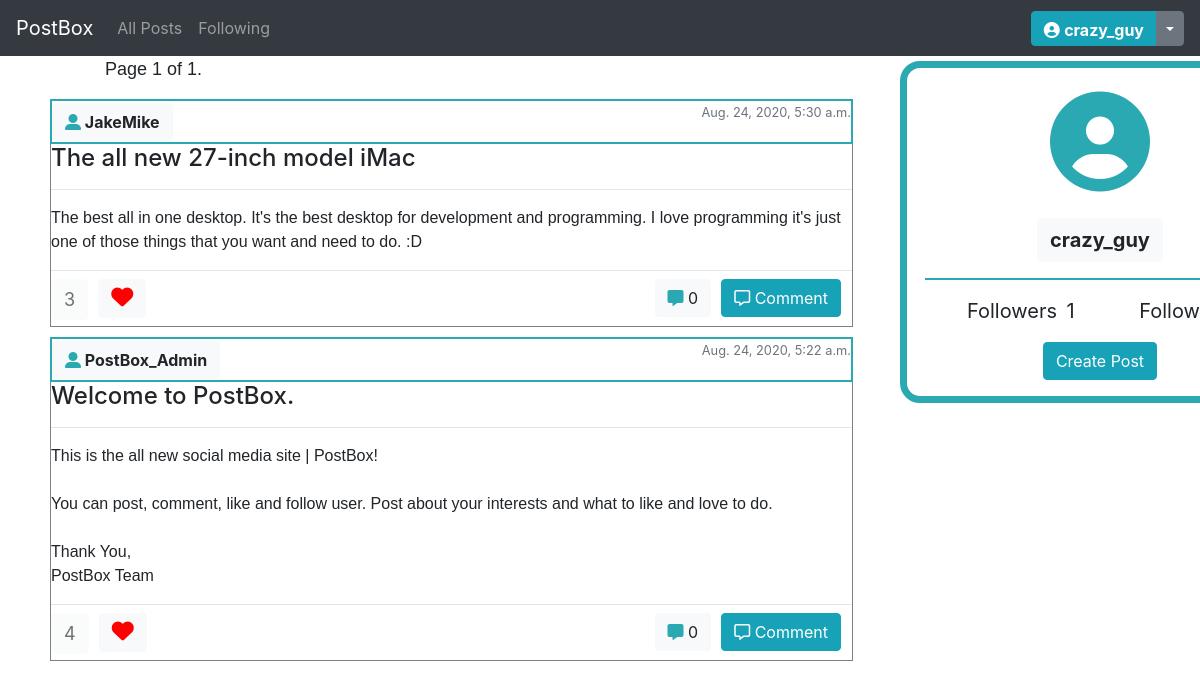
The page /following (signed in) on the database its author committed.
### network/models.py (models this page shows, shortened)
class User(AbstractUser):
    pass

class Post(models.Model):
    title = models.CharField(max_length=150)
    body = models.CharField(max_length=1000)
    user = models.ForeignKey(User, on_delete=models.CASCADE, related_name="post_user")
    time = models.DateTimeField(default=django.utils.timezone.now)
    class Meta:
        ordering = ['-time']

### network/views.py (the view)
# urls.py: path("following", views.following, name="following"),
def following(request):
    try:
        following = request.user.followers.all()
        following_posts = []
        for f in following:
            for following in f.following.post_user.all():
                following_posts.append(following)
    except User.DoesNotExist:
        following_posts = None
    try:
        user = User.objects.get(username=request.user.username)
        user_likes = user.user_like.all()
        user_likes_posts = []
        for user_like in user_likes:
            user_likes_posts.append(user_like.post.id)
    except User.DoesNotExist:
        user_likes_posts = None
    paginator = Paginator(following_posts, 10)
    page_number = request.GET.get('page')
    following_posts = paginator.get_page(page_number)
    return render(request, "network/following.html", {
        "allposts": following_posts,
        "user_likes": user_likes_posts
    })

### network/templates/network/following.html (shortened to what this page needs)
{% extends "network/layout.html" %}
{% load static %}
{% block body %}
{% if user.is_authenticated %}
<div id="user_sub_profile">
    <div id="user-icon"><i class='fas fa-user-circle'></i></div>
    <p id="username"><a class="btn btn-light" href="{% url 'my_profile' %}"><strong>{{user.username}}</strong></a></p>
    <hr style="width: 90%; border: 1px solid #2aa9b3;" />
    <div id="followers_div">
        <p id="followers">Followers</p>
        <p id="followers_count">{{user.following.count}}</p>
    </div>
    <div id="following_div">
        <p id="following">Following</p>
    </div>
    <p id="create_post"><a class="btn btn-info" href="{% url 'create_post' %}">Create Post</a></p>
</div>
{% endif %}
<span class="current" style="margin-left: 105px; font-family: Arial, Helvetica, sans-serif; font-size: 18px;">
    Page {{ allposts.number }} of {{ allposts.paginator.num_pages }}.
</span>
<div id="posts">
    {% for post in allposts %}
    <div id="{{post.id}}">
        <div class="user">
            <p><a class="btn btn-light" href="{% url 'user_profile' post.user %}"><i style="color: #2aa9b3"
                        class='fas fa-user-alt'></i> {{post.user}}</a></p>
            <small class="text-muted">
                <p>{{post.time}}</p>
            </small>
        </div>
        <div class="post_content">
            <div>
                <h4>{{post.title}}</h4>
                <hr>
                <pre rows="5" class="post">{{post.body}}</pre>
            </div>
            <hr>
            <div class="media_response">
                <button class="like_count btn btn-light" data-id="{{post.id}}"
                    disabled>{{post.post_like.count}}</button>
                {% if user.is_authenticated %}
                {% if post.id in user_likes %}
                <button data-id="{{post.id}}" class="like_button btn btn-light"><i style="color: red; font-size: 22px;"
                        class="fas fa-heart"></i></button>
                {% else %}
                <button data-id="{{post.id}}" class="like_button btn btn-light"><i style="color: red; font-size: 22px;"
                        class="far fa-heart"></i></button>
                {% endif %}
                {% else %}
                <button data-id="{{post.id}}" class="like_button btn btn-light" disabled><i
                        style="color: red; font-size: 22px;" class="far fa-heart"></i></button>
                {% endif %}
                {% if user.is_authenticated %}
                <button data-id="{{post.id}}" class="open_comment_form btn btn-info"><i class="far fa-comment-alt"></i>
                    Comment</button>
                {% else %}
                <button data-id="{{post.id}}" class="open_comment_form btn btn-info" disabled><i
                        class="far fa-comment-alt"></i> Comment</button>
                {% endif %}
                <button data-post_id="{{post.id}}" class="comment_view btn btn-light"><i style="color:#2aa9b3;"
                        class="fas fa-comment-alt"></i> {{post.post_comment.count}}</button>
            </div>
        </div>
    </div>
    {% empty %}
    <p>There are no posts from the users you are following or you are not following any user</p>
    {% endfor %}
</div>
{% endblock %}

### network/templates/network/layout.html (shortened to what this page needs)
{% load static %}
<!DOCTYPE html>
<html lang="en">
<head>
    <link rel="stylesheet" href="https://stackpath.bootstrapcdn.com/bootstrap/4.5.2/css/bootstrap.min.css"
>
    <link href="{% static 'network/styles.css' %}" rel="stylesheet">
</head>
<body>
    <nav class="navbar navbar-expand-lg navbar-dark bg-dark sticky-top">
        <a class="navbar-brand" href="{% url 'index' %}">PostBox</a>
        <div class="collapse navbar-collapse" id="navbarSupportedContent">
            <ul class="navbar-nav mr-auto">
                <li class="nav-item">
                    <a class="nav-link" href="{% url 'index' %}">All Posts</a>
                </li>
                {% if user.is_authenticated %}
                <li class="nav-item">
                    <a class="nav-link" href="{% url 'following' %}">Following</a>
                </li>
                {% endif %}
            </ul>
            {% if user.is_authenticated %}
            <div class="btn-group">
                <a class="btn btn-info" href="{% url 'my_profile' %}" style="height: 35px;"><i
                    class='fas fa-user-circle'></i> <strong>{{ user.username }}</strong></a>
                <button style="height: 35px;" type="button" class="btn btn-secondary dropdown-toggle dropdown-toggle-split"
                    data-toggle="dropdown" aria-haspopup="true" aria-expanded="false">
                </button>
            </div>
            {% endif %}
        </div>
    </nav>
    <div class="body">
        {% block body %}
        {% endblock %}
    </div>
</body>
</html>

### network/static/network/styles.css (style rules this page uses)
#user_sub_profile { position: fixed; margin-left: 900px; margin-top: 5px; border: 7px solid #2aa9b3; border-radius: 20px; width: 400px; }
#create_post { text-align: center; }
#user-icon { font-size: 100px; color: #2aa9b3; text-align: center; }
#username { text-align: center; }
#username a { font-size: 20px; }
#followers_div, #following_div { display: inline-block; margin-left: 55px; }
#followers, #followers_count, #following, #following_count { display: inline-block; font-size: 20px; margin-left: 5px; }
#posts { margin-top: 10px; margin-left: 50px; }
.post_content { border: 1px solid gray; border-top: none; width: 803px; margin-bottom: 10px; }
.post { width: 800px; border: none; max-height: 250px; white-space: pre-wrap; overflow: auto; }
.user { border: 2px solid #2aa9b3; width: 803px; height: 45px; margin-top: 10px; vertical-align: center; }
.user p { display: inline-block; margin-top: 2px; }
.user p a { font-weight: bold; }
.user small { float: right; }
pre { font-family: Arial, Helvetica, sans-serif; font-size: 16px; }
.media_response { width: 800px; height: 45px; margin-top: -8px; margin-bottom: 2px; }
.like_button, .like_count { float: left !important; }
.like_count { font-size: 18px; background-color: white; }
.media_response button { float: right; margin-right: 10px; }

### rows shown on the page
User: username "crazy_guy", following.count "1"
Post: user "JakeMike", time "Aug. 24, 2020, 5:30 a.m.", title "The all new 27-inch model iMac", body "The best all in one desktop. It's the best desktop for development and programming. I love programming it's just one of those things that you want and need to do. :D", post_like.count "3", post_comment.count "0"
Post: user "PostBox_Admin", time "Aug. 24, 2020, 5:22 a.m.", title "Welcome to PostBox.", body "This is the all new social media site | PostBox! You can post, comment, like and follow user. Post about your interests and what to like and love to do. Thank You, PostBox Team", post_like.count "4", post_comment.count "0"

### other values the page prints
{{ allposts.number }} "1"
{{ allposts.paginator.num_pages }} "1"
